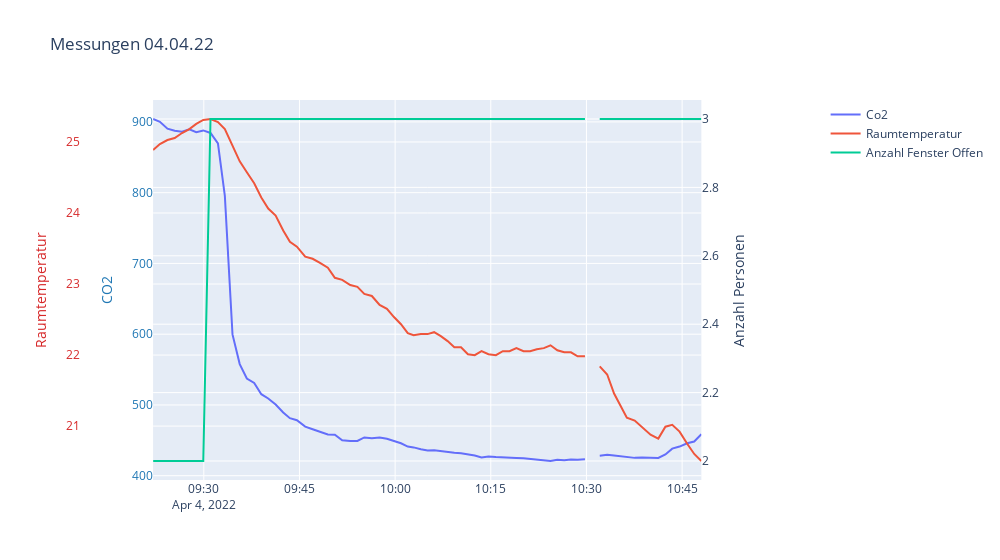

This figure's notebook cell:
### Code cell
#df Erstellen vom 28.04.2022 09:22 - 10:49 Uhr
mask = (df.index > pd.to_datetime("04042022 09:22:00", format="%d%m%Y %H:%M:%S").tz_localize("UTC")) & \
       (df.index < pd.to_datetime("04042022 10:48:59", format="%d%m%Y %H:%M:%S").tz_localize("UTC"))

df0404 = df.loc[mask]
Time = df0404.index.values

df0404['fensterOffen'] = df0404['fensterOffen'].astype('category')

#Plot
fig = go.Figure()

fig.add_trace(go.Scatter(
    x=Time,
    y=df0404['device3co2'],
    name="Co2"
))


fig.add_trace(go.Line(
    x=Time,
    y=df0404['device3temp'],
    name="Raumtemperatur",
    yaxis="y2"
))

fig.add_trace(go.Line(
    x=Time,
    y=df0404['fensterOffen'],
    name="Anzahl Fenster Offen",
    yaxis="y3"
))


# Create axis objects
fig.update_layout(
    xaxis=dict(
        domain=[0.1, 0.85]
    ),
    yaxis=dict(
        title="CO2",
        titlefont=dict(
            color="#1f77b4"
        ),
        tickfont=dict(
            color="#1f77b4"
        ),
        position = 0.1
    ),
    yaxis2=dict(
        title="Raumtemperatur",
        titlefont=dict(
            color="#d62728"
        ),
        tickfont=dict(
            color="#d62728"
        ),
        anchor="free",
        overlaying="y",
        side="left",
        position = 0
    ),
    yaxis3=dict(
        title="Anzahl Personen",
        titlefont=dict(
            
        ),
        tickfont=dict(
            
        ),
        anchor="x",
        overlaying="y",
        side="right",
        position = 0.95
    )
)

# Update layout properties
fig.update_layout(
    title_text="Messungen 04.04.22",
    width = 1000
)

fig.show()
